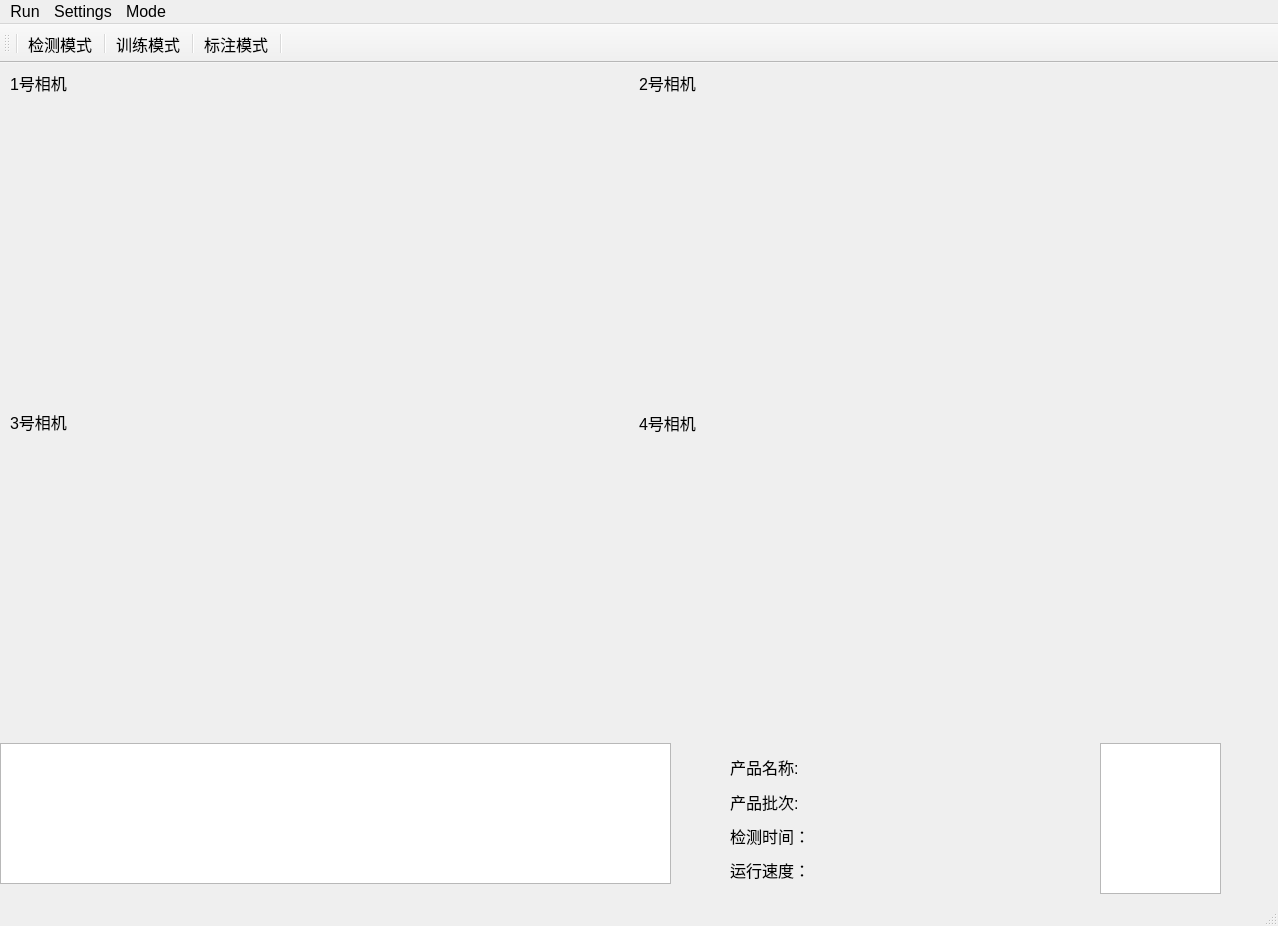
<?xml version="1.0" encoding="UTF-8"?>
<ui version="4.0">
 <class>MainWindow</class>
 <widget class="QMainWindow" name="MainWindow">
  <property name="geometry">
   <rect>
    <x>0</x>
    <y>0</y>
    <width>1278</width>
    <height>926</height>
   </rect>
  </property>
  <property name="font">
   <font>
    <pointsize>12</pointsize>
   </font>
  </property>
  <property name="windowTitle">
   <string>MainWindow</string>
  </property>
  <widget class="QWidget" name="centralwidget">
   <widget class="QWidget" name="layoutWidget">
    <property name="geometry">
     <rect>
      <x>0</x>
      <y>0</y>
      <width>1251</width>
      <height>671</height>
     </rect>
    </property>
    <layout class="QGridLayout" name="gridLayout">
     <item row="1" column="0">
      <widget class="QWidget" name="carmer1_5" native="true">
       <widget class="QLabel" name="carmer_detection_label_8">
        <property name="geometry">
         <rect>
          <x>80</x>
          <y>10</y>
          <width>440</width>
          <height>300</height>
         </rect>
        </property>
        <property name="text">
         <string/>
        </property>
       </widget>
       <widget class="QLabel" name="label_11">
        <property name="geometry">
         <rect>
          <x>10</x>
          <y>10</y>
          <width>60</width>
          <height>20</height>
         </rect>
        </property>
        <property name="text">
         <string>3号相机</string>
        </property>
       </widget>
       <widget class="QLabel" name="label_3">
        <property name="geometry">
         <rect>
          <x>530</x>
          <y>10</y>
          <width>80</width>
          <height>30</height>
         </rect>
        </property>
        <property name="text">
         <string/>
        </property>
       </widget>
      </widget>
     </item>
     <item row="0" column="0">
      <widget class="QWidget" name="carmer1" native="true">
       <widget class="QLabel" name="carmer_detection_label_3">
        <property name="geometry">
         <rect>
          <x>80</x>
          <y>10</y>
          <width>440</width>
          <height>300</height>
         </rect>
        </property>
        <property name="text">
         <string/>
        </property>
       </widget>
       <widget class="QLabel" name="label">
        <property name="geometry">
         <rect>
          <x>10</x>
          <y>10</y>
          <width>60</width>
          <height>20</height>
         </rect>
        </property>
        <property name="text">
         <string>1号相机</string>
        </property>
       </widget>
       <widget class="QLabel" name="label_2">
        <property name="geometry">
         <rect>
          <x>530</x>
          <y>10</y>
          <width>80</width>
          <height>30</height>
         </rect>
        </property>
        <property name="text">
         <string/>
        </property>
       </widget>
      </widget>
     </item>
     <item row="0" column="1">
      <widget class="QWidget" name="carmer1_3" native="true">
       <widget class="QLabel" name="carmer_detection_label_5">
        <property name="geometry">
         <rect>
          <x>80</x>
          <y>10</y>
          <width>440</width>
          <height>300</height>
         </rect>
        </property>
        <property name="text">
         <string/>
        </property>
       </widget>
       <widget class="QLabel" name="label_5">
        <property name="geometry">
         <rect>
          <x>10</x>
          <y>10</y>
          <width>60</width>
          <height>20</height>
         </rect>
        </property>
        <property name="text">
         <string>2号相机</string>
        </property>
       </widget>
       <widget class="QLabel" name="label_6">
        <property name="geometry">
         <rect>
          <x>530</x>
          <y>10</y>
          <width>80</width>
          <height>30</height>
         </rect>
        </property>
        <property name="text">
         <string/>
        </property>
       </widget>
      </widget>
     </item>
     <item row="1" column="1">
      <widget class="QWidget" name="carmer1_4" native="true">
       <widget class="QLabel" name="carmer_detection_label_6">
        <property name="geometry">
         <rect>
          <x>80</x>
          <y>10</y>
          <width>440</width>
          <height>300</height>
         </rect>
        </property>
        <property name="text">
         <string/>
        </property>
       </widget>
       <widget class="QLabel" name="label_7">
        <property name="geometry">
         <rect>
          <x>10</x>
          <y>10</y>
          <width>61</width>
          <height>21</height>
         </rect>
        </property>
        <property name="text">
         <string>4号相机</string>
        </property>
       </widget>
       <widget class="QLabel" name="label_8">
        <property name="geometry">
         <rect>
          <x>530</x>
          <y>10</y>
          <width>80</width>
          <height>30</height>
         </rect>
        </property>
        <property name="text">
         <string/>
        </property>
       </widget>
      </widget>
     </item>
    </layout>
   </widget>
   <widget class="QTableView" name="tableView">
    <property name="geometry">
     <rect>
      <x>0</x>
      <y>680</y>
      <width>671</width>
      <height>141</height>
     </rect>
    </property>
   </widget>
   <widget class="QWidget" name="widget" native="true">
    <property name="geometry">
     <rect>
      <x>730</x>
      <y>690</y>
      <width>311</width>
      <height>131</height>
     </rect>
    </property>
    <layout class="QGridLayout" name="gridLayout_2">
     <item row="0" column="0">
      <widget class="QLabel" name="label_4">
       <property name="text">
        <string>产品名称:</string>
       </property>
      </widget>
     </item>
     <item row="0" column="1">
      <widget class="QLabel" name="label_13">
       <property name="text">
        <string/>
       </property>
      </widget>
     </item>
     <item row="1" column="0">
      <widget class="QLabel" name="label_9">
       <property name="text">
        <string>产品批次:</string>
       </property>
      </widget>
     </item>
     <item row="1" column="1">
      <widget class="QLabel" name="label_14">
       <property name="text">
        <string/>
       </property>
      </widget>
     </item>
     <item row="2" column="0">
      <widget class="QLabel" name="label_10">
       <property name="text">
        <string>检测时间：</string>
       </property>
      </widget>
     </item>
     <item row="2" column="1">
      <widget class="QLabel" name="label_15">
       <property name="text">
        <string/>
       </property>
      </widget>
     </item>
     <item row="3" column="0">
      <widget class="QLabel" name="label_12">
       <property name="text">
        <string>运行速度：</string>
       </property>
      </widget>
     </item>
     <item row="3" column="1">
      <widget class="QLabel" name="label_16">
       <property name="text">
        <string/>
       </property>
      </widget>
     </item>
    </layout>
   </widget>
   <widget class="QListView" name="listView">
    <property name="geometry">
     <rect>
      <x>1100</x>
      <y>680</y>
      <width>121</width>
      <height>151</height>
     </rect>
    </property>
   </widget>
  </widget>
  <widget class="QStatusBar" name="statusbar"/>
  <widget class="QToolBar" name="toolBar">
   <property name="windowTitle">
    <string>toolBar</string>
   </property>
   <attribute name="toolBarArea">
    <enum>TopToolBarArea</enum>
   </attribute>
   <attribute name="toolBarBreak">
    <bool>false</bool>
   </attribute>
   <addaction name="separator"/>
   <addaction name="actionDetection"/>
   <addaction name="separator"/>
   <addaction name="actionTrain"/>
   <addaction name="separator"/>
   <addaction name="actionMark"/>
   <addaction name="separator"/>
  </widget>
  <widget class="QMenuBar" name="menuBar">
   <property name="geometry">
    <rect>
     <x>0</x>
     <y>0</y>
     <width>1278</width>
     <height>27</height>
    </rect>
   </property>
   <widget class="QMenu" name="menuRun">
    <property name="title">
     <string>Run</string>
    </property>
    <addaction name="separator"/>
    <addaction name="actionRun"/>
    <addaction name="separator"/>
    <addaction name="actionStop"/>
   </widget>
   <widget class="QMenu" name="menuSettings">
    <property name="title">
     <string>Settings</string>
    </property>
    <addaction name="actionreal_time_detection"/>
    <addaction name="separator"/>
    <addaction name="actionpicture_detection"/>
    <addaction name="separator"/>
    <addaction name="actionbatch_detection"/>
   </widget>
   <widget class="QMenu" name="menuMode">
    <property name="title">
     <string>Mode</string>
    </property>
    <addaction name="actionmagentic_core"/>
    <addaction name="separator"/>
    <addaction name="actionpocket_mouth"/>
    <addaction name="separator"/>
    <addaction name="actiondefault_mode"/>
    <addaction name="separator"/>
    <addaction name="actionimport"/>
   </widget>
   <addaction name="menuRun"/>
   <addaction name="menuSettings"/>
   <addaction name="menuMode"/>
  </widget>
  <action name="actionDetection">
   <property name="text">
    <string>检测模式</string>
   </property>
   <property name="toolTip">
    <string>检测模式</string>
   </property>
   <property name="shortcut">
    <string>Ctrl+D</string>
   </property>
  </action>
  <action name="actionTrain">
   <property name="text">
    <string>训练模式</string>
   </property>
   <property name="toolTip">
    <string>训练模式</string>
   </property>
   <property name="shortcut">
    <string>Ctrl+T</string>
   </property>
  </action>
  <action name="actionMark">
   <property name="text">
    <string>标注模式</string>
   </property>
   <property name="toolTip">
    <string>标注图片</string>
   </property>
   <property name="shortcut">
    <string>Ctrl+M</string>
   </property>
  </action>
  <action name="actionRun">
   <property name="text">
    <string>Run</string>
   </property>
  </action>
  <action name="actionStop">
   <property name="text">
    <string>Stop</string>
   </property>
  </action>
  <action name="actionpicture_detection">
   <property name="text">
    <string>picture detection</string>
   </property>
  </action>
  <action name="actionreal_time_detection">
   <property name="text">
    <string>real-time detection</string>
   </property>
  </action>
  <action name="actionbatch_detection">
   <property name="text">
    <string>batch detection</string>
   </property>
  </action>
  <action name="actionmagentic_core">
   <property name="text">
    <string>magentic_core</string>
   </property>
  </action>
  <action name="actionpocket_mouth">
   <property name="text">
    <string>pocket mouth</string>
   </property>
  </action>
  <action name="actiondefault_mode">
   <property name="text">
    <string>default mode</string>
   </property>
  </action>
  <action name="actionimport">
   <property name="text">
    <string>import</string>
   </property>
  </action>
 </widget>
 <resources/>
 <connections/>
</ui>
